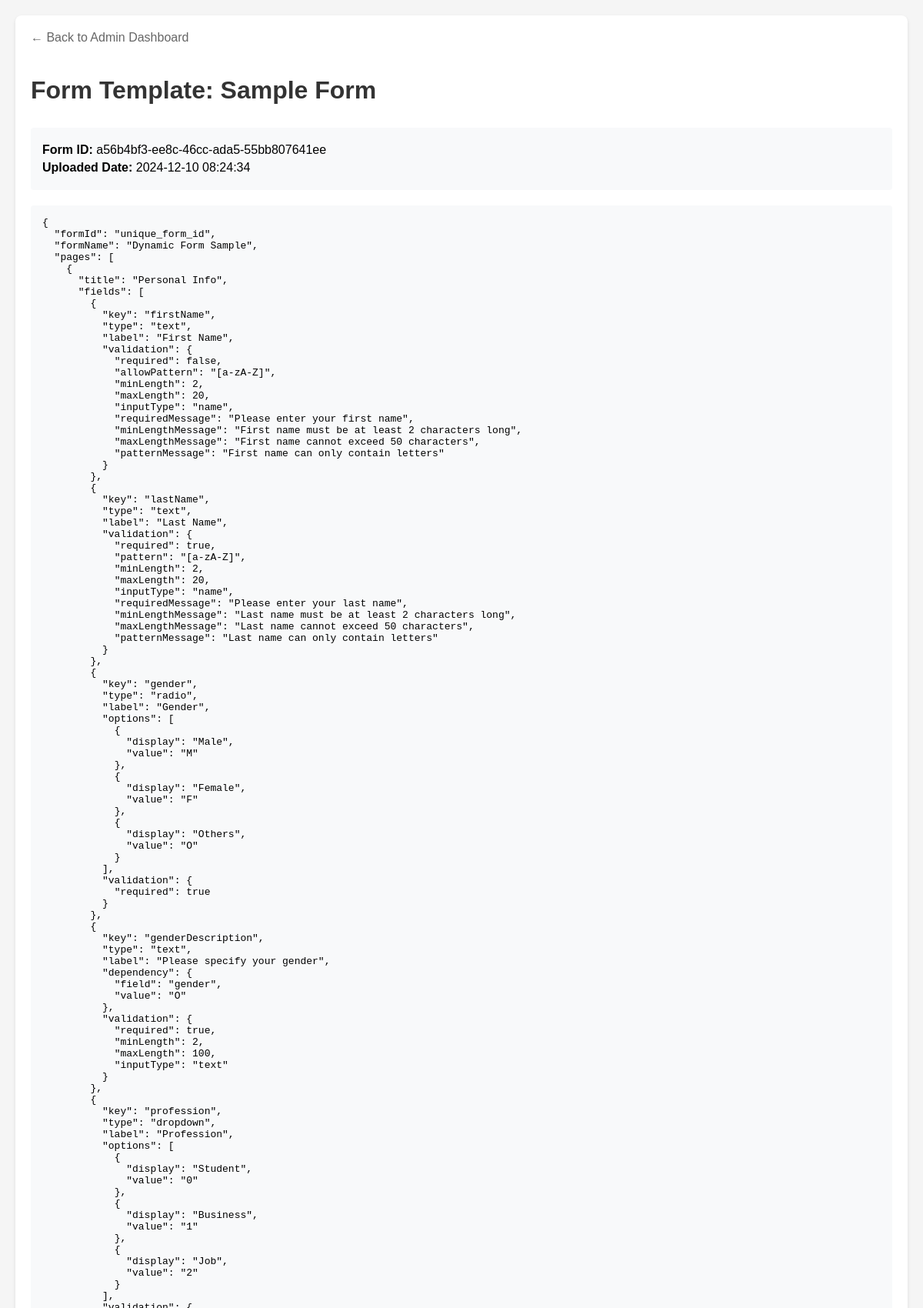
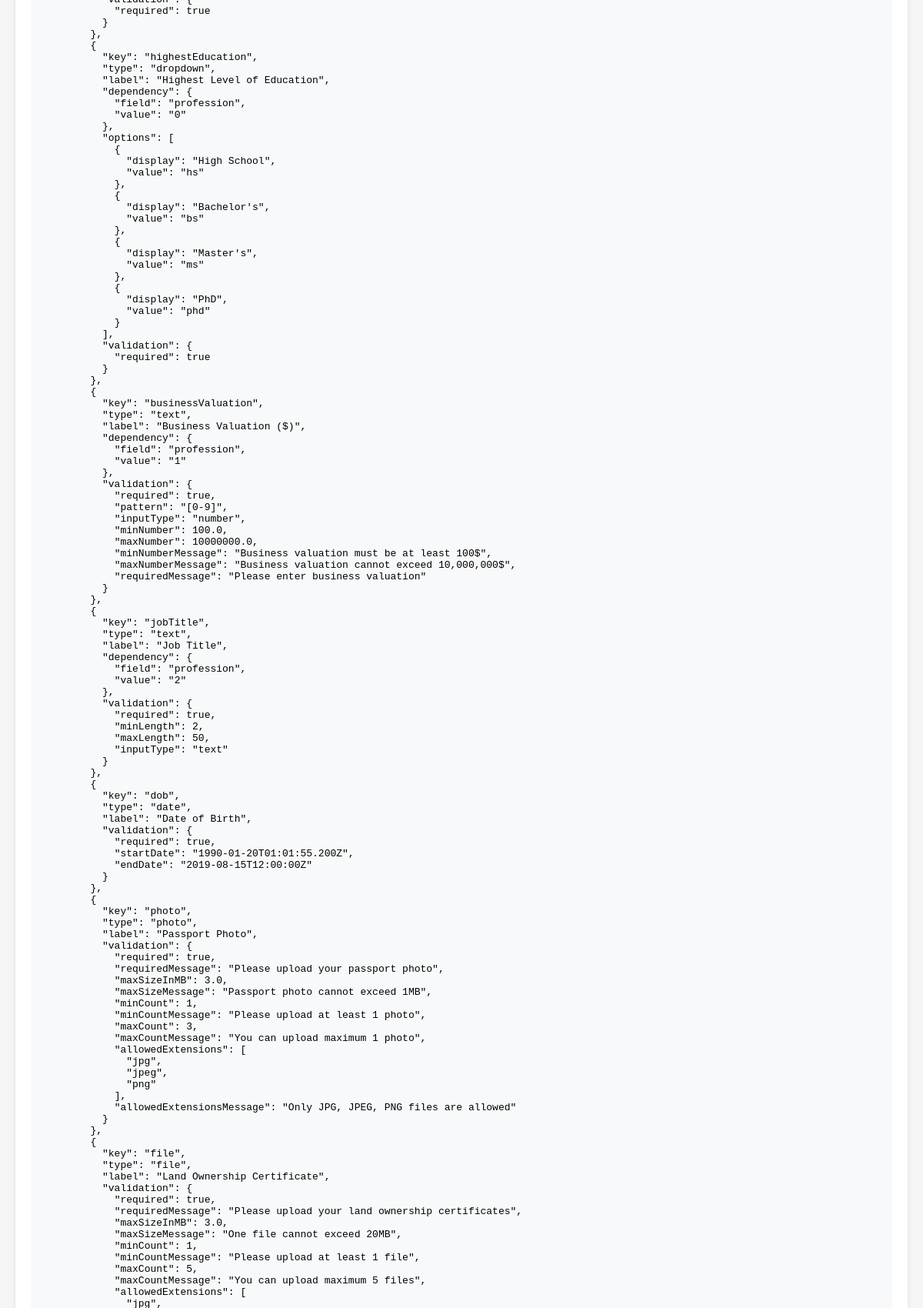
Screenshot of /admin/forms/a56b4bf3-ee8c-46cc-ada5-55bb807641ee/view (upper part) with the database file from the repository (2 pictures, top to bottom).
### app/models/form.py (models this page shows, shortened)
class Form(db.Model):
    __tablename__ = 'forms'
    formId = db.Column(db.String(36), primary_key=True,
                       default=lambda: str(uuid.uuid4()))
    formName = db.Column(db.String(100), nullable=False)
    formPath = db.Column(db.String(255), nullable=False)
    uploadedDate = db.Column(
        db.DateTime, nullable=False, default=datetime.utcnow)

### app/routes/admin.py (the view)
@bp.route('/forms/<form_id>/view', methods=['GET'])
def view_form(form_id):
    try:
        form = Form.query.get_or_404(form_id)
        file_path = os.path.join(
            current_app.config['UPLOAD_FOLDER'], form.formPath)
        if not os.path.exists(file_path):
            return render_template('admin/error.html',
                                   message='Form template file not found')
        with open(file_path, 'r') as f:
            form_data = json.load(f)
        return render_template('admin/view_form.html',
                               form=form,
                               form_data=json.dumps(form_data, indent=2))
    except Exception as e:
        return render_template('admin/error.html',
                               message=f'Error loading form: {str(e)}')

### app/templates/admin/view_form.html (shortened to what this page needs)
<!DOCTYPE html>
<html>
<head>
</head>
<body>
    <div class="container">
        <a href="/admin/" class="back-link">← Back to Admin Dashboard</a>
        <h1>Form Template: {{ form.formName }}</h1>
        <div class="form-info">
            <p><strong>Form ID:</strong> {{ form.formId }}</p>
            <p><strong>Uploaded Date:</strong> {{ form.uploadedDate.strftime('%Y-%m-%d %H:%M:%S') }}</p>
        </div>
        <pre><code>{{ form_data }}</code></pre>
    </div>
</body>
</html>

### app/templates/admin/view_form.html (style rules this page uses)
body { font-family: Arial, sans-serif; margin: 0; padding: 20px; background-color: #f5f5f5; }
.container { max-width: 1200px; margin: 0 auto; background-color: white; padding: 20px; border-radius: 8px; box-shadow: 0 2px 4px rgba(0,0,0,0.1); }
h1 { color: #333; margin-bottom: 30px; }
.back-link { display: inline-block; margin-bottom: 20px; color: #666; text-decoration: none; }
.form-info { margin-bottom: 20px; padding: 15px; background-color: #f8f9fa; border-radius: 4px; }
.form-info p { margin: 5px 0; }
pre { background-color: #f8f9fa; padding: 15px; border-radius: 4px; overflow-x: auto; white-space: pre-wrap; word-wrap: break-word; }

### rows the page displays
Form: formName "Sample Form", formId "a56b4bf3-ee8c-46cc-ada5-55bb807641ee", uploadedDate "2024-12-10 08:24:34"
